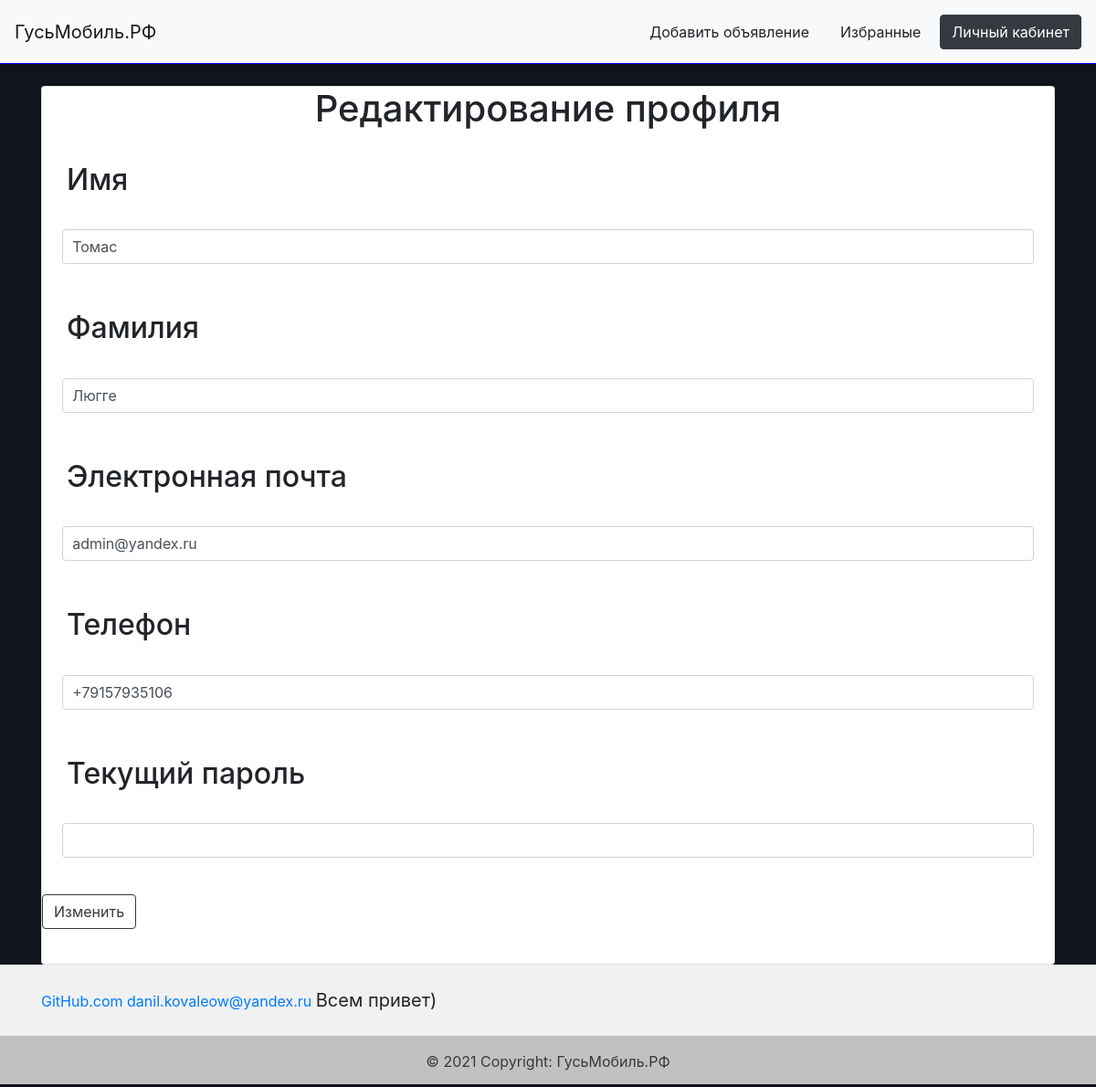
The page /edit_profile (signed in) on the database as committed earlier.
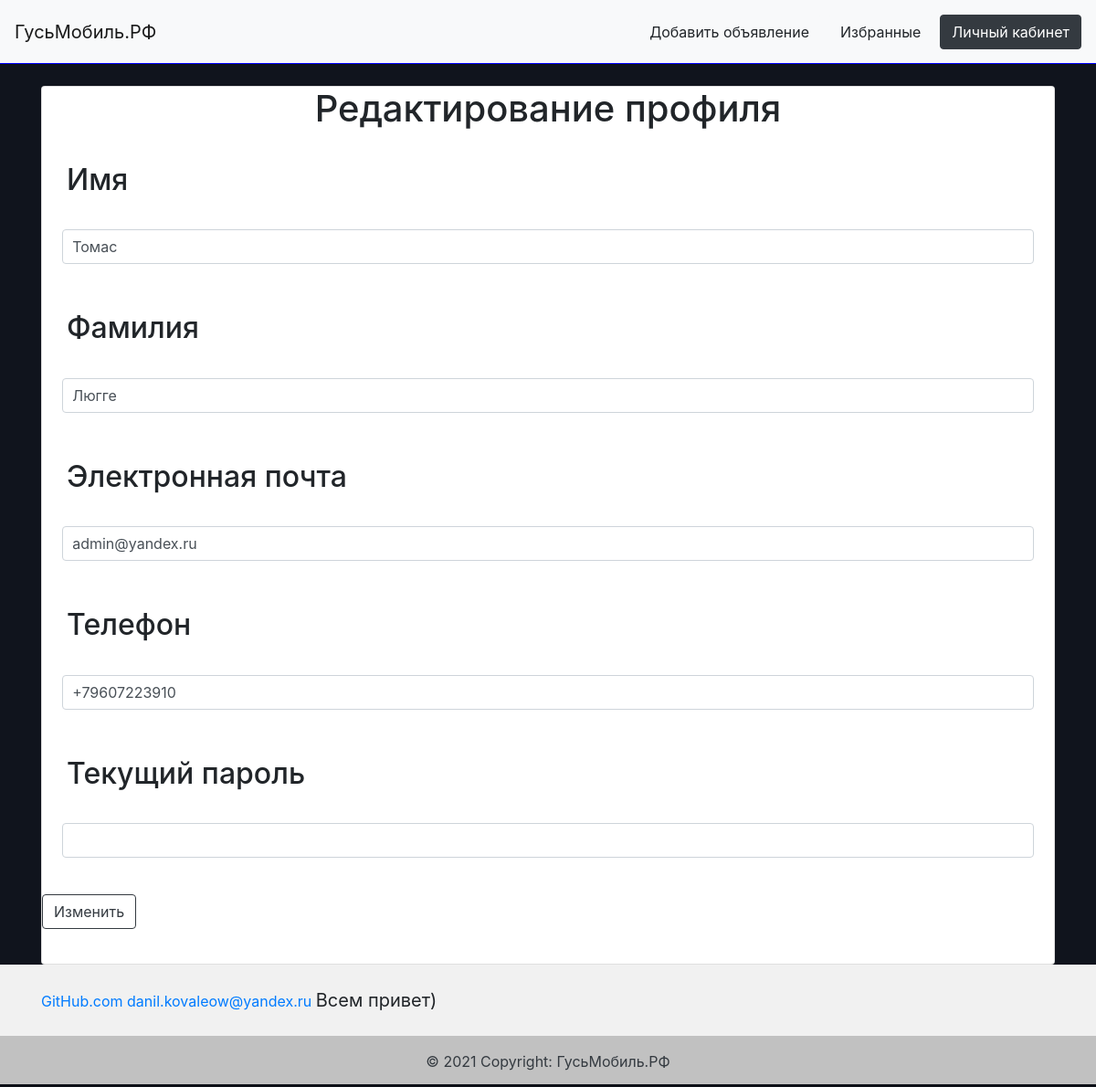
The same page on the database as committed later.
### data/users.py (models this page shows, shortened)
class Users(SqlAlchemyBase, UserMixin):
    __tablename__ = 'users'
    id = sqlalchemy.Column(sqlalchemy.Integer, primary_key=True, autoincrement=True)
    surname = sqlalchemy.Column(sqlalchemy.String, nullable=True)
    name = sqlalchemy.Column(sqlalchemy.String, nullable=True)
    email = sqlalchemy.Column(sqlalchemy.String, nullable=True, index=True, unique=True)
    phone = sqlalchemy.Column(sqlalchemy.String, nullable=True)
    hashed_password = sqlalchemy.Column(sqlalchemy.String, nullable=True)
    ads = orm.relation('Ads', back_populates='user')
    favorites = orm.relation('Favorites', back_populates='user')

### main.py (the view, shortened to what this page needs)
@app.route('/edit_profile', methods=['GET', 'POST'])
@login_required
def edit_profile():
    form = EditProfileForm()
    if request.method == "GET":
        db_sess = db_session.create_session()
        user = db_sess.query(Users).filter(Users.email == current_user.email).first()
        if user:
            form.name.data = user.name
            form.surname.data = user.surname
            form.email.data = user.email
            form.phone.data = user.phone
        else:
            abort(404)
    return render_template('edit_profile.html', form=form, title='Редактирование профиля')

### forms/edit_profile.py
class EditProfileForm(FlaskForm):
    name = StringField('Имя', validators=[DataRequired()])
    surname = StringField('Фамилия', validators=[DataRequired()])
    email = EmailField("Электронная почта", validators=[DataRequired()])
    phone = StringField('Телефон', validators=[DataRequired()])
    password = PasswordField('Текущий пароль', validators=[DataRequired()])
    submit = SubmitField('Изменить')

### data/db_session.py (called while the page is built)
def create_session() -> Session:
    global __factory
    return __factory()

### main.py (called while the page is built)
@login_manager.user_loader
def load_user(user_id):
    db_sess = db_session.create_session()
    return db_sess.query(Users).get(user_id)

### templates/edit_profile.html (shortened to what this page needs)
{% extends "base.html" %}
{% block content %}
    <div class="card mt-4">
        <h1 style="text-align: center;">{{title}}</h1>
        <form method="post">
            <p>
                <h2 style="padding: 7px; margin: 20px;">{{ form.name.label }}</h2>
                {{ form.name(class="form-control", style="width: 96%; margin-left: 2%; margin-right: 2%; padding: 10px;") }}<br>
            </p>
            <p>
                <h2 style="padding: 7px; margin: 20px;">{{ form.surname.label }}</h2>
                {{ form.surname(class="form-control", style="width: 96%; margin-left: 2%; margin-right: 2%; padding: 10px;") }}<br>
            </p>
            <p>
                <h2 style="padding: 7px; margin: 20px;">{{ form.email.label }}</h2>
                {{ form.email(class="form-control", style="width: 96%; margin-left: 2%; margin-right: 2%; padding: 10px;") }}<br>
            </p>
            <p>
                <h2 style="padding: 7px; margin: 20px;">{{ form.phone.label }}</h2>
                {{ form.phone(class="form-control", style="width: 96%; margin-left: 2%; margin-right: 2%; padding: 10px;") }}<br>
            </p>
            <p>
                <h2 style="padding: 7px; margin: 20px;">{{ form.password.label }}</h2>
                {{ form.password(class="form-control", style="width: 96%; margin-left: 2%; margin-right: 2%; padding: 10px;") }}<br>
            </p>
            <p>{{ form.submit(type="submit", class="btn btn-outline-dark") }}</p>
        </form>
    </div>
{% endblock %}

### templates/base.html (shortened to what this page needs)
<!DOCTYPE html>
<html lang="ru">
<head>
    <link rel="stylesheet" type="text/css" href="../static/css/style.css">
    <link rel="stylesheet"
          href="https://cdn.jsdelivr.net/npm/bootstrap@4.5.3/dist/css/bootstrap.min.css"
>
</head>
<body style="background-color: #10141D;">
<div class="wrapper">
    <div class="content">
        <nav class="navbar navbar-expand-lg sticky-top navbar-light bg-light">
            <a class="navbar-brand" href="/">ГусьМобиль.РФ</a>
            <div class="collapse navbar-collapse mr-auto" id="navbarSupportedContent">
                <p class="mt-1 mb-1">
                    {% if current_user.is_authenticated %}
                        <a class="btn btn-light mr-2 mt-1 mb-1" href="/add_ad"> Добавить
                            объявление </a>
                    {% else %}
                        <a class="btn btn-light mr-2 mt-1 mb-1" href="/login"> Добавить
                            объявление </a>
                    {% endif %}
                </p>
                <p class="mt-1 mb-1">
                    {% if current_user.is_authenticated %}
                        <a class="btn btn-light mr-2 mt-1 mb-1" href="/favorite">Избранные</a>
                    {% else %}
                        <a class="btn btn-light mr-2 mt-1 mb-1" href="/login">Избранные</a>
                    {% endif %}
                </p>
                {% if not current_user.is_authenticated %}
                    <p class="mt-1 mb-1">
                        <a class="btn btn-primary mr-2" href="/login"> Войти </a>
                    </p>
                    <p class="mt-1 mb-1">
                        <a class="btn btn-primary" href="/register"> Зарегистрироваться </a>
                    </p>
                {% else %}
                    <p class="mt-1 mb-1">
                        <a class="btn btn-dark" href="/profile"> Личный кабинет </a>
                    </p>
                {% endif %}
            </div>
        </nav>
        <div class="container mt-4">
            {% block content %}
            {% endblock %}
        </div>
    </div>
</div>
<div class="footer" style="background-color: #f1f1f1;">
    <div class="container pt-4">
        <section class="mb-4">
            <a href="https://github.com/JimmyNeutron228/Gusmobil">GitHub.com</a>
            <a href="mailto:danil.kovaleow@yandex.ru">danil.kovaleow@yandex.ru</a>
            <span style="font-size: 20px">Всем привет)</span>
        </section>
    </div>
    <div class="text-center text-dark p-3" style="background-color: rgba(0, 0, 0, 0.2);">
        © 2021 Copyright:
        <a class="text-dark" href="/">ГусьМобиль.РФ</a>
    </div>
</div>
</body>
</html>

### static/css/style.css (style rules this page uses)
h1, h2, h3, h4, h5, h6 { margin: 0; }
nav::after { border-bottom: 1px solid blue; content: ''; position: absolute; left: 0; right: 0; width: 100%; bottom: 0; margin: 0 auto; }
body { background-color: #4d648d; }
span { font-size: 24px; }
* { margin: 0; padding: 0; }
.content { min-height: calc(100vh - 70px); }
.footer { height: 131px; }

Rows that differ between the two databases and show on the page:
changed Users "Томас": phone "+79157935106" → "+79607223910"
